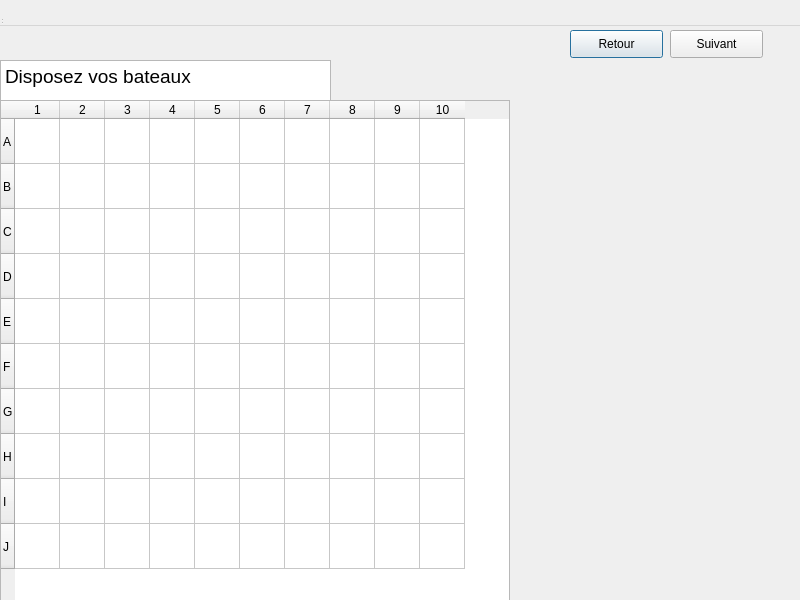
<?xml version="1.0" encoding="UTF-8"?>
<ui version="4.0">
 <class>ShipChoice</class>
 <widget class="QDialog" name="ShipChoice">
  <property name="geometry">
   <rect>
    <x>0</x>
    <y>0</y>
    <width>800</width>
    <height>600</height>
   </rect>
  </property>
  <property name="windowTitle">
   <string>Bataille Navale</string>
  </property>
  <widget class="QWidget" name="centralwidget" native="true">
   <property name="geometry">
    <rect>
     <x>0</x>
     <y>0</y>
     <width>800</width>
     <height>600</height>
    </rect>
   </property>
   <widget class="QTableWidget" name="tableWidget">
    <property name="geometry">
     <rect>
      <x>0</x>
      <y>100</y>
      <width>510</width>
      <height>510</height>
     </rect>
    </property>
    <property name="rowCount">
     <number>10</number>
    </property>
    <property name="columnCount">
     <number>10</number>
    </property>
    <attribute name="horizontalHeaderDefaultSectionSize">
     <number>45</number>
    </attribute>
    <attribute name="horizontalHeaderMinimumSectionSize">
     <number>45</number>
    </attribute>
    <attribute name="verticalHeaderDefaultSectionSize">
     <number>45</number>
    </attribute>
    <attribute name="verticalHeaderMinimumSectionSize">
     <number>35</number>
    </attribute>
    <row>
     <property name="text">
      <string>A</string>
     </property>
    </row>
    <row>
     <property name="text">
      <string>B</string>
     </property>
    </row>
    <row>
     <property name="text">
      <string>C</string>
     </property>
    </row>
    <row>
     <property name="text">
      <string>D</string>
     </property>
    </row>
    <row>
     <property name="text">
      <string>E</string>
     </property>
    </row>
    <row>
     <property name="text">
      <string>F</string>
     </property>
    </row>
    <row>
     <property name="text">
      <string>G</string>
     </property>
    </row>
    <row>
     <property name="text">
      <string>H</string>
     </property>
    </row>
    <row>
     <property name="text">
      <string>I</string>
     </property>
    </row>
    <row>
     <property name="text">
      <string>J</string>
     </property>
    </row>
    <column/>
    <column/>
    <column/>
    <column/>
    <column/>
    <column/>
    <column/>
    <column/>
    <column/>
    <column/>
   </widget>
   <widget class="QTextBrowser" name="textBrowser">
    <property name="geometry">
     <rect>
      <x>0</x>
      <y>60</y>
      <width>331</width>
      <height>41</height>
     </rect>
    </property>
    <property name="html">
     <string>&lt;!DOCTYPE HTML PUBLIC &quot;-//W3C//DTD HTML 4.0//EN&quot; &quot;http://www.w3.org/TR/REC-html40/strict.dtd&quot;&gt;
&lt;html&gt;&lt;head&gt;&lt;meta name=&quot;qrichtext&quot; content=&quot;1&quot; /&gt;&lt;style type=&quot;text/css&quot;&gt;
p, li { white-space: pre-wrap; }
&lt;/style&gt;&lt;/head&gt;&lt;body style=&quot; font-family:'Sans Serif'; font-size:9pt; font-weight:400; font-style:normal;&quot;&gt;
&lt;p style=&quot; margin-top:0px; margin-bottom:0px; margin-left:0px; margin-right:0px; -qt-block-indent:0; text-indent:0px;&quot;&gt;&lt;span style=&quot; font-family:'MS Shell Dlg 2'; font-size:14pt;&quot;&gt;Disposez vos bateaux&lt;/span&gt;&lt;/p&gt;&lt;/body&gt;&lt;/html&gt;</string>
    </property>
   </widget>
   <widget class="QPushButton" name="BoutonRetour">
    <property name="geometry">
     <rect>
      <x>570</x>
      <y>30</y>
      <width>93</width>
      <height>28</height>
     </rect>
    </property>
    <property name="text">
     <string>Retour</string>
    </property>
   </widget>
   <widget class="QPushButton" name="BoutonSuivant">
    <property name="geometry">
     <rect>
      <x>670</x>
      <y>30</y>
      <width>93</width>
      <height>28</height>
     </rect>
    </property>
    <property name="text">
     <string>Suivant</string>
    </property>
   </widget>
   <widget class="QLabel" name="destroyer">
    <property name="geometry">
     <rect>
      <x>530</x>
      <y>300</y>
      <width>85</width>
      <height>40</height>
     </rect>
    </property>
    <property name="text">
     <string/>
    </property>
    <property name="pixmap">
     <pixmap resource="images.qrc">:/images/republic_destroyer</pixmap>
    </property>
   </widget>
   <widget class="QLabel" name="submarine">
    <property name="geometry">
     <rect>
      <x>530</x>
      <y>350</y>
      <width>125</width>
      <height>40</height>
     </rect>
    </property>
    <property name="text">
     <string/>
    </property>
    <property name="pixmap">
     <pixmap resource="images.qrc">:/images/republic_submarine</pixmap>
    </property>
   </widget>
   <widget class="QLabel" name="cruiser">
    <property name="geometry">
     <rect>
      <x>530</x>
      <y>400</y>
      <width>125</width>
      <height>40</height>
     </rect>
    </property>
    <property name="text">
     <string/>
    </property>
    <property name="pixmap">
     <pixmap resource="images.qrc">:/images/republic_cruiser</pixmap>
    </property>
   </widget>
   <widget class="QLabel" name="battleship">
    <property name="geometry">
     <rect>
      <x>530</x>
      <y>450</y>
      <width>175</width>
      <height>40</height>
     </rect>
    </property>
    <property name="text">
     <string/>
    </property>
    <property name="pixmap">
     <pixmap resource="images.qrc">:/images/republic_battleship</pixmap>
    </property>
   </widget>
   <widget class="QLabel" name="carrier">
    <property name="geometry">
     <rect>
      <x>530</x>
      <y>500</y>
      <width>220</width>
      <height>40</height>
     </rect>
    </property>
    <property name="text">
     <string/>
    </property>
    <property name="pixmap">
     <pixmap resource="images.qrc">:/images/republic_carrier</pixmap>
    </property>
   </widget>
  </widget>
  <widget class="QMenuBar" name="menubar">
   <property name="geometry">
    <rect>
     <x>0</x>
     <y>0</y>
     <width>1050</width>
     <height>26</height>
    </rect>
   </property>
  </widget>
  <widget class="QStatusBar" name="statusbar">
   <property name="geometry">
    <rect>
     <x>0</x>
     <y>0</y>
     <width>3</width>
     <height>25</height>
    </rect>
   </property>
  </widget>
 </widget>
 <resources>
  <include location="images.qrc"/>
 </resources>
 <connections/>
</ui>
